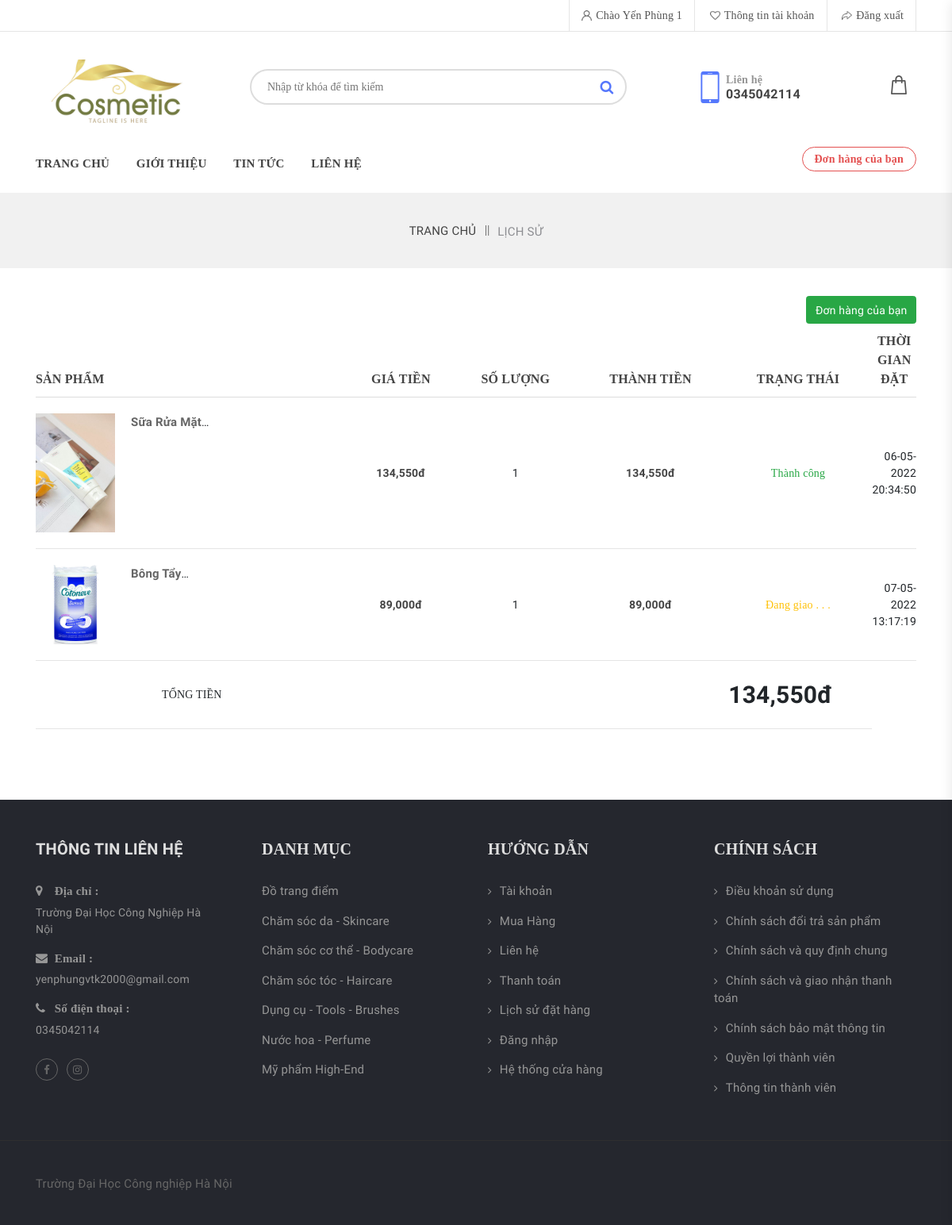
Page /2018601554_PhungThiHaiYen/lichsu.php (signed in) on the committed database.
### tables this page shows
CREATE TABLE `taikhoan` (
  `id` int(11) NOT NULL,
  `taikhoan` varchar(55) NOT NULL,
  `matkhau` varchar(55) NOT NULL,
  `hoten` varchar(100) NOT NULL,
  `sdt` text NOT NULL,
  `anh` text NOT NULL,
  `phanquyen` int(11) NOT NULL DEFAULT 0
);

CREATE TABLE `website` (
  `id` int(11) NOT NULL,
  `logo` varchar(255) NOT NULL,
  `diachi` text NOT NULL,
  `slogan` text NOT NULL,
  `sdt` text NOT NULL,
  `email` text NOT NULL
);

CREATE TABLE `donhang` (
  `id` int(11) NOT NULL,
  `id_sanpham` int(11) NOT NULL,
  `id_taikhoan` int(11) NOT NULL,
  `gia` int(11) NOT NULL,
  `soluong` int(11) NOT NULL,
  `tongtien` int(11) NOT NULL,
  `anh1` text NOT NULL,
  `status` int(11) NOT NULL,
  `diachi` text DEFAULT NULL,
  `thoigian` text DEFAULT NULL
);

CREATE TABLE `sanpham` (
  `id` int(11) NOT NULL,
  `id_danhmuc` int(11) NOT NULL,
  `masx` int(11) NOT NULL,
  `ten` varchar(255) NOT NULL,
  `gia` int(11) NOT NULL,
  `giakm` int(11) NOT NULL,
  `anh1` text NOT NULL,
  `anh2` text NOT NULL,
  `anh3` text NOT NULL,
  `chitiet` text NOT NULL,
  `luotxem` int(11) NOT NULL,
  `status` int(11) NOT NULL DEFAULT 0
);

CREATE TABLE `danhmuc` (
  `id` int(11) NOT NULL,
  `danhmuc` varchar(255) NOT NULL
);

### 2018601554_PhungThiHaiYen/lichsu.php (the view, shortened to what the rows shown need)
<?php
    include './admin/connect.php';
?>
<!doctype html>
<html class="no-js" lang="zxx">
<head>
        <link rel="stylesheet" href="./css/assets/bootstrap.min.css">
        <link rel="stylesheet" href="./css/assets/font-awesome.min.css">
        <link rel="stylesheet" href="./css/assets/animate.css">
        <link rel="stylesheet" href="./css/assets/owl.carousel.min.css">
        <link rel="stylesheet" href="./css/assets/normalize.css">
        <link rel="stylesheet" href="./css/style.css">
        <link rel="stylesheet" href="./css/assets/responsive.css">
    </head>
        <?php
            include 'header.php';
        ?>
        <section class="shopping-cart">
            <div class="container">
                <?php
                 if (isset($_COOKIE["user"])) {
                    $taikhoan = $_COOKIE["user"];
                    foreach (selectAll("SELECT * FROM taikhoan WHERE taikhoan='$taikhoan'") as $row) {
                        $idtaikhoan = $row['id'];
                    }
                ?>
                <form class="row" method="POST">
                    <div class="col-md-12">
                        <div class="cart-table table-responsive">
                                <?php
                                if (rowCount("SELECT * FROM donhang WHERE id_taikhoan=$idtaikhoan && status!=0") > 0) {
                                    ?>
                                    <table class="table">
                                    <thead>
                                        <tr>
                                            <th class="t-pro">Sản Phẩm</th>
                                            <th class="t-price">Giá Tiền</th>
                                            <th class="t-qty">Số lượng</th>
                                            <th class="t-total">Thành tiền</th>
                                            <th class="t-total">Trạng thái</th>
                                            <th class="t-rem">Thời gian đặt</th>
                                        </tr>
                                    </thead>
                                    <tbody>
                                    <?php
                                    foreach (selectAll("SELECT * FROM donhang WHERE id_taikhoan=$idtaikhoan && status!=0") as $item) {
                                        ?>
                                            <tr>
                                                <td class="t-pro d-flex">
                                                    <div class="t-img">
                                                        <a href="#"><img src="./images/<?= $item['anh1'] ?>" width="100" alt=""></a>
                                                    </div>
                                                    <div class="t-content">
                                                        <?php
                                                            foreach (selectAll("SELECT * FROM sanpham WHERE id={$item['id_sanpham']}") as $row) {
                                                                ?>
                                                                    <p class="t-heading" title="<?= $row['ten'] ?>" style="max-width:100px;display:-webkit-box;-webkit-line-clamp:1;-webkit-box-orient: vertical;overflow: hidden;text-overflow: ellipsis;word-break: break-word;"><a href="chitiet.php?id=<?= $row['id'] ?>"><?= $row['ten'] ?></a></p>
                                                                <?php
                                                            }
                                                        ?>
                                                    </div>
                                                </td>
                                                <td class="t-price"><p><?= number_format($item['gia']) ?>đ</p></td>
                                                <td class="t-qty">
                                                    <div class="qty-box">
                                                        <div class="buttons_added">
                                                            <p><?= $item['soluong'] ?></p>
                                                        </div>
                                                    </div>
                                                </td>
                                                <td class="t-total"><p><?= number_format($item['tongtien']) ?>đ</p></td>
                                                <td>
                                                    <?= $item['status']==1?'<span class="text-warning">Đang giao . . .</span>':'<span class="text-success">Thành công</span>' ?>
                                                </td>
                                                <td>
                                                    <p><?= $item['thoigian'] ?></p>
                                                </td>
                                            </tr>
                                            <?php
                                    }
                                    ?>
                                        </tbody>
                                    </table>
                                </div>
                            </div>
                            </div>
                                            <?php
                                        }else{
                                            ?>
                                                <h2>Giỏ hàng của bạn đang trống</h2>
                                            <?php
                                        }
                                        ?>
                <?php
                }
                ?>
        </section>
        <?php
            include 'footer.php';
        ?>
    </body>
</html>

### 2018601554_PhungThiHaiYen/header.php (shortened to what the rows shown need)
<?php
    foreach (selectAll("SELECT * FROM website") as $item) {
        $sdt = $item['sdt'];
        $logo = $item['logo'];
    }
    ?>
            <section class="top-bar">
            <div class="container">
                <div class="row">
                    <div class="col-lg-6 col-md-8">
                        <div class="top-right text-right">
                                <?php
                                    if (isset($_COOKIE["user"])) {
                                        $taikhoan = $_COOKIE["user"];
                                        foreach (selectAll("SELECT * FROM taikhoan WHERE taikhoan='$taikhoan'") as $item) {
                                            $ten = $item['hoten'];
                                        }
                                        ?>
                                            <ul class="list-unstyled list-inline">
                                                <li class="list-inline-item"><a style="font-family: Tahoma;" href="#"><img src="images/user.png" alt="">Chào <?= $ten ?></a></li>
                                                <li class="list-inline-item"><a style="font-family: Tahoma;" href="thongtin.php"><img src="images/wishlist.png" alt="">Thông tin tài khoản</a></li>
                                                <li class="list-inline-item"><a style="font-family: Tahoma;" href="?checkout"><img src="images/checkout.png" alt="">Đăng xuất</a></li>
                                            </ul>
                                        <?php
                                    }
                                ?>
                        </div>
                    </div>
                </div>
            </div>
        </section>
        <section class="logo-area">
            <div class="container">
                <div class="row">
                    <div class="col-md-3">
                        <div class="logo">
                            <a href="index.php"><img style="width:200px;height:80px;object-fit:cover; margin: 0px;" src="./images/<?= $logo ?>" alt=""></a>
                        </div>
                    </div>
                    <div class="col-md-4">
                        <div class="carts-area d-flex">
                            <div class="call-box d-flex">
                                <div class="call-content">
                                    <span>Liên hệ</span>
                                    <p><?= $sdt ?></p>
                                </div>
                            </div>
                        </div>
                    </div>
                </div>
            </div>
        </section>

### 2018601554_PhungThiHaiYen/footer.php (shortened to what the rows shown need)
<?php
    foreach (selectAll("SELECT * FROM website") as $item) {
        $diachi = $item['diachi'];
        $sdt = $item['sdt'];
        $email = $item['email'];
    }
    ?>
    <section class="footer-top">
            <div class="container">
                <div class="row">
                    <div class="col-md-3">
                        <div class="f-contact">
                            <div class="f-add">
                                <i class="fa fa-map-marker"></i>
                                <span>Địa chỉ :</span>
                                <p><?= $diachi ?></p>
                            </div>
                            <div class="f-email">
                                <i class="fa fa-envelope"></i>
                                <span>Email :</span>
                                <p><?= $email ?></p>
                            </div>
                            <div class="f-phn">
                                <i class="fa fa-phone"></i>
                                <span>Số điện thoại :</span>
                                <p><?= $sdt ?></p>
                            </div>
                        </div>
                    </div>
                    <div class="col-md-3">
                        <div class="f-cat">
                            <ul class="list-unstyled">
                                <?php
                                    foreach (selectAll("SELECT * FROM danhmuc LIMIT 7") as $item) {
                                        ?>
                                            <li><a href="danhmuc.php?id=<?= $item['id'] ?>"><?= $item['danhmuc'] ?></a></li>
                                        <?php
                                    }
                                ?>
                            </ul>
                        </div>
                    </div>
                </div>
            </div>
    </section>

### rows in the picture
taikhoan: hoten "Yến Phùng 1"
website: logo (picture), sdt "0345042114", diachi "Trường Đại Học Công Nghiệp Hà Nội", email "yenphungvtk2000@gmail.com"
donhang: anh1 (picture), gia "134,550", soluong "1", tongtien "134,550", status "Thành công", thoigian "06-05-2022 20:34:50"
sanpham: ten "Sữa Rửa…"
donhang: anh1 (picture), gia "89,000", soluong "1", tongtien "89,000", status "Đang giao . . .", thoigian "07-05-2022 13:17:19"
sanpham: ten "Bông…"
danhmuc: danhmuc "Đồ trang điểm"
danhmuc: danhmuc "Chăm sóc da - Skincare"
danhmuc: danhmuc "Chăm sóc cơ thể - Bodycare"
danhmuc: danhmuc "Chăm sóc tóc - Haircare"
danhmuc: danhmuc "Dụng cụ - Tools - Brushes"
danhmuc: danhmuc "Nước hoa - Perfume"
danhmuc: danhmuc "Mỹ phẩm High-End"

### other values in the picture
$tongtien "134,550"
